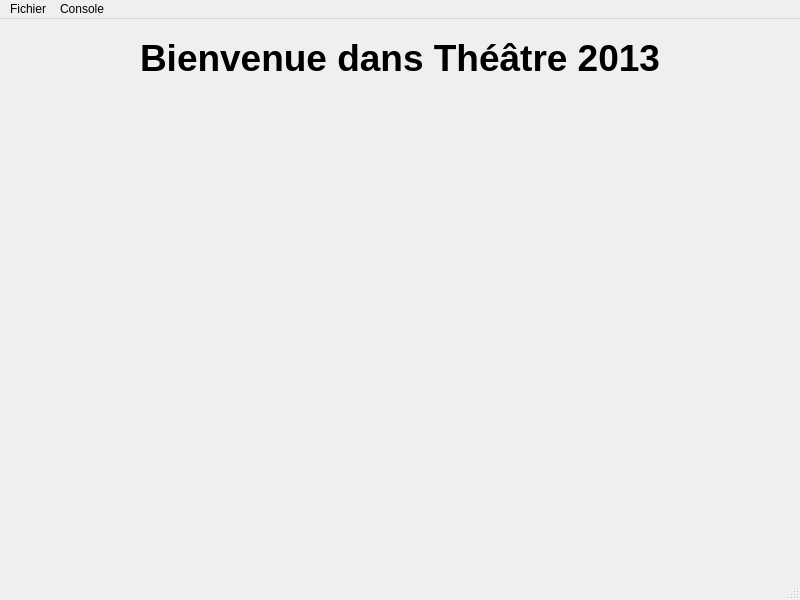
<?xml version="1.0" encoding="UTF-8"?>
<ui version="4.0">
 <class>FenetrePrincipale</class>
 <widget class="QMainWindow" name="FenetrePrincipale">
  <property name="geometry">
   <rect>
    <x>0</x>
    <y>0</y>
    <width>800</width>
    <height>600</height>
   </rect>
  </property>
  <property name="windowTitle">
   <string>Théâtre 2013</string>
  </property>
  <property name="windowIcon">
   <iconset resource="ressources.qrc">
    <normaloff>:/new/images/images/logo.png</normaloff>:/new/images/images/logo.png</iconset>
  </property>
  <property name="iconSize">
   <size>
    <width>22</width>
    <height>22</height>
   </size>
  </property>
  <widget class="QWidget" name="centralwidget">
   <layout class="QHBoxLayout" name="horizontalLayout">
    <item>
     <widget class="QWidget" name="conteneurGenerale" native="true">
      <layout class="QVBoxLayout" name="verticalLayout">
       <item>
        <widget class="QLabel" name="labelTitreApplication">
         <property name="text">
          <string>&lt;html&gt;&lt;head/&gt;&lt;body&gt;&lt;p align=&quot;center&quot;&gt;&lt;span style=&quot; font-size:28pt; font-weight:600;&quot;&gt;Bienvenue dans Théâtre 2013&lt;/span&gt;&lt;/p&gt;&lt;/body&gt;&lt;/html&gt;</string>
         </property>
        </widget>
       </item>
       <item>
        <spacer name="verticalSpacer_2">
         <property name="orientation">
          <enum>Qt::Vertical</enum>
         </property>
         <property name="sizeHint" stdset="0">
          <size>
           <width>20</width>
           <height>40</height>
          </size>
         </property>
        </spacer>
       </item>
       <item>
        <widget class="QWidget" name="conteneurImage" native="true">
         <layout class="QHBoxLayout" name="horizontalLayout_2">
          <item>
           <widget class="QLabel" name="labelExplicationApplication">
            <property name="minimumSize">
             <size>
              <width>320</width>
              <height>240</height>
             </size>
            </property>
            <property name="maximumSize">
             <size>
              <width>320</width>
              <height>240</height>
             </size>
            </property>
            <property name="text">
             <string/>
            </property>
            <property name="pixmap">
             <pixmap resource="ressources.qrc">:/new/images/images/ParLED.png</pixmap>
            </property>
            <property name="scaledContents">
             <bool>true</bool>
            </property>
           </widget>
          </item>
         </layout>
        </widget>
       </item>
       <item>
        <spacer name="verticalSpacer">
         <property name="orientation">
          <enum>Qt::Vertical</enum>
         </property>
         <property name="sizeHint" stdset="0">
          <size>
           <width>20</width>
           <height>40</height>
          </size>
         </property>
        </spacer>
       </item>
      </layout>
     </widget>
    </item>
   </layout>
  </widget>
  <widget class="QMenuBar" name="menubar">
   <property name="geometry">
    <rect>
     <x>0</x>
     <y>0</y>
     <width>800</width>
     <height>20</height>
    </rect>
   </property>
   <widget class="QMenu" name="menuFichier">
    <property name="title">
     <string>Fichier</string>
    </property>
    <addaction name="actionParam_tres"/>
    <addaction name="actionG_rer_appareils"/>
    <addaction name="separator"/>
    <addaction name="actionQuitter"/>
   </widget>
   <widget class="QMenu" name="menuConsole">
    <property name="title">
     <string>Console</string>
    </property>
    <addaction name="actionCont_le_distant"/>
   </widget>
   <addaction name="menuFichier"/>
   <addaction name="menuConsole"/>
  </widget>
  <widget class="QStatusBar" name="statusbar"/>
  <action name="actionParam_tres">
   <property name="text">
    <string>Paramètres</string>
   </property>
  </action>
  <action name="actionQuitter">
   <property name="text">
    <string>Quitter</string>
   </property>
  </action>
  <action name="actionG_rer_appareils">
   <property name="text">
    <string>Gérer appareils</string>
   </property>
  </action>
  <action name="actionCont_le_distant">
   <property name="text">
    <string>Contrôle à distance</string>
   </property>
  </action>
 </widget>
 <resources>
  <include location="ressources.qrc"/>
 </resources>
 <connections/>
</ui>
